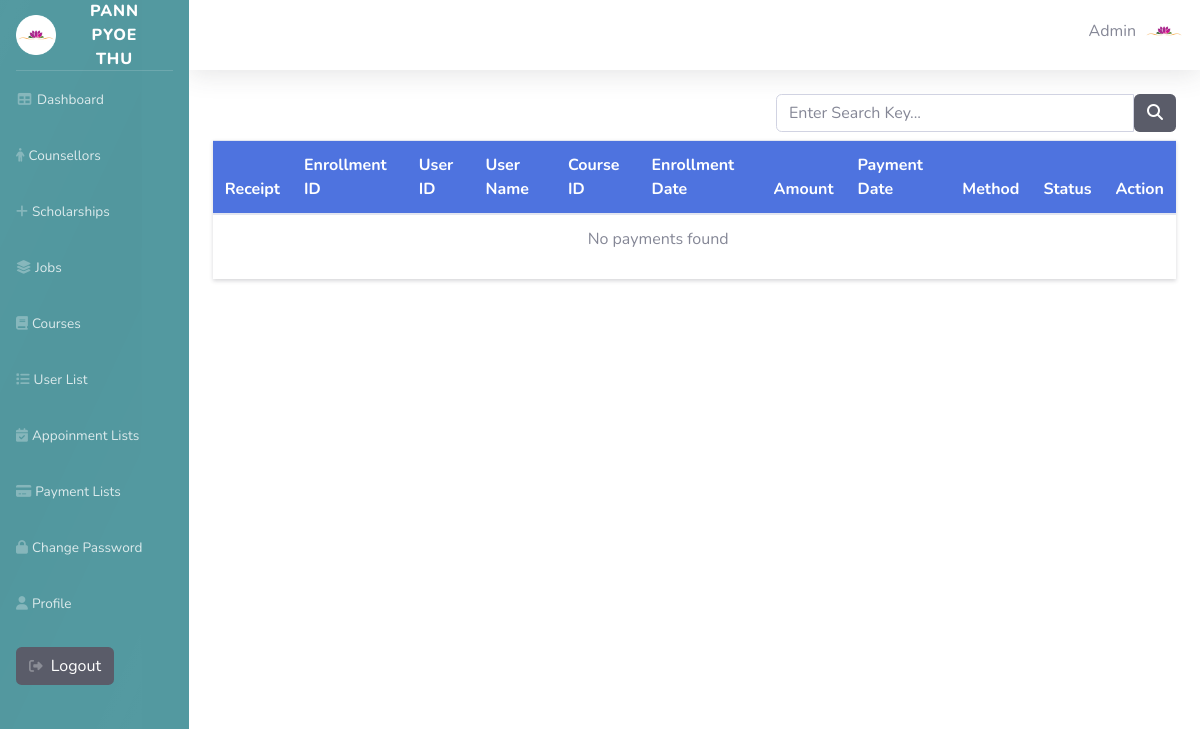
/Admin/Payment/list.php (signed in), run on the app's committed database.
### tables this page shows
CREATE TABLE `user_tbl` (
  `user_id` int(11) NOT NULL,
  `user_name` varchar(50) DEFAULT NULL,
  `email` varchar(30) NOT NULL,
  `password_hash` varchar(100) NOT NULL,
  `role` varchar(15) NOT NULL DEFAULT 'user',
  `phone` varchar(20) DEFAULT NULL,
  `profile_path` varchar(255) DEFAULT NULL
);

### Admin/Payment/list.php (the view, shortened to what this page needs)
<?php
include '../database/db_connection.php';
$limit = 3;
$page  = isset($_GET['page']) ? max(1, (int)$_GET['page']) : 1;
$offset = ($page - 1) * $limit;
$searchKey = $_GET['searchKey'] ?? '';
$like = "%" . $searchKey . "%";
$countSql = "SELECT COUNT(*) as total
             FROM Payment_tbl p
             INNER JOIN Enrollment_tbl e ON p.enrollment_id = e.enrollment_id
             INNER JOIN user_tbl u ON e.user_id = u.user_id
             WHERE p.enrollment_id LIKE ?
               OR p.payment_method LIKE ?
               OR e.user_id LIKE ?
               OR u.user_name LIKE ?";
$countStmt = $conn->prepare($countSql);
$countStmt->bind_param("ssss", $like, $like, $like, $like);
$countStmt->execute();
$countResult = $countStmt->get_result()->fetch_assoc();
$dataSql = "SELECT p.*, e.user_id, e.course_id, e.enrollment_date, u.user_name
            FROM Payment_tbl p
            INNER JOIN Enrollment_tbl e ON p.enrollment_id = e.enrollment_id
            INNER JOIN user_tbl u ON e.user_id = u.user_id
            WHERE p.enrollment_id LIKE ?
               OR p.payment_method LIKE ?
               OR e.user_id LIKE ?
               OR u.user_name LIKE ?
            ORDER BY p.payment_id DESC
            LIMIT ? OFFSET ?";
$dataStmt = $conn->prepare($dataSql);
$dataStmt->bind_param("ssssii", $like, $like, $like, $like, $limit, $offset);
$dataStmt->execute();
$result = $dataStmt->get_result();
?>
<div class="container-fluid">
    <div class="d-flex flex-wrap justify-content-between my-2">
        <div class="ms-auto" style="max-width:400px; flex:1;">
            <form action="" method="get">
                <div class="input-group">
                    <input type="text"
                           name="searchKey"
                           value="<?= htmlspecialchars($_GET['searchKey'] ?? '') ?>"
                           class="form-control"
                           placeholder="Enter Search Key...">
                    <button type="submit" class="btn bg-dark text-white">
                        <i class="fa-solid fa-magnifying-glass"></i>
                    </button>
                </div>
            </form>
        </div>
    </div>
    <div class="row">
        <div class="col">
            <div class="table-responsive shadow-sm">
                <table class="table table-hover align-middle">
                    <thead class="bg-primary text-white">
                        <tr>
                            <th>Receipt</th>
                            <th>Enrollment ID</th>
                            <th>User ID</th>
                            <th>User Name</th>
                            <th>Course ID</th>
                            <th>Enrollment Date</th>
                            <th>Amount</th>
                            <th>Payment Date</th>
                            <th>Method</th>
                            <th>Status</th>
                            <th>Action</th>
                        </tr>
                    </thead>
                    <tbody>
                       <?php if ($result->num_rows > 0): ?>
  <?php while ($row = $result->fetch_assoc()): ?>
                                <tr>
                                    <td>
                                        <?php if ($row['payment_receipt']): ?>
                                           <img src="../../PHP/<?= htmlspecialchars($row['payment_receipt']) ?>"
                                                class="img-thumbnail rounded shadow-sm receipt-img"
                                                style="max-width:60px; height:auto; cursor:pointer;"
                                                alt="receipt"
                                                data-src="../../PHP/<?= htmlspecialchars($row['payment_receipt']) ?>">
                                        <?php else: ?>
                                            <span class="text-muted">No Image</span>
                                        <?php endif; ?>
                                    </td>
                                    <td><?= $row['enrollment_id'] ?></td>
                                    <td><?= $row['user_id'] ?></td>
                                    <td><?= $row['user_name'] ?></td>
                                    <td><?= $row['course_id'] ?></td>
                                    <td><?= $row['enrollment_date'] ?></td>
                                    <td><?= $row['amount'] ?> MMK</td>
                                    <td><?= $row['payment_date'] ?: '<span class="text-muted">N/A</span>' ?></td>
                                    <td><?= $row['payment_method'] ?: '<span class="text-muted">N/A</span>' ?></td>
                                    <td>
                                        <select class="form-select status-change"
                                                data-payment-id="<?= $row['payment_id'] ?>"
                                                data-enrollment-id="<?= $row['enrollment_id'] ?>">
                                            <option value="pending" <?= $row['payment_status'] === 'pending' ? 'selected' : '' ?>>Pending</option>
                                            <option value="confirm" <?= $row['payment_status'] === 'confirm' ? 'selected' : '' ?>>Confirm</option>
                                            <option value="reject" <?= $row['payment_status'] === 'reject' ? 'selected' : '' ?>>Reject</option>
                                        </select>
                                    </td>
                                    <td>
                                        <button type="button" class="btn btn-sm btn-outline-danger delete-btn"
                                            data-payment-id="<?= $row['payment_id'] ?>"
                                            data-enrollment-id="<?= $row['enrollment_id'] ?>">
                                            <i class="fa-solid fa-trash"></i>
                                        </button>
                                    </td>
                                </tr>
                            <?php endwhile; ?>
                        <?php else: ?>
                            <tr>
                            <td colspan="10" class="text-center text-muted">No payments found</td>
                            </tr>
                        <?php endif; ?>
                    </tbody>
                </table>
            </div>
        </div>
    </div>
</div>
<?php
$content = ob_get_clean();
require '../layouts/master.php';
?>

### Admin/layouts/master.php (shortened to what this page needs)
<?php
require '../database/db_connection.php';
$user_id = $_SESSION['user_id'] ?? null;
if ($user_id) {
    $stmt = $conn->prepare("SELECT * FROM user_tbl WHERE user_id = ?");
    $stmt->bind_param("i", $user_id);
    $stmt->execute();
    $result = $stmt->get_result();
    $user = $result->fetch_assoc();
} else {
    $user = null;
}
?>
<!DOCTYPE html>
<html lang="en">
<head>
    <link rel="stylesheet" href="https://cdnjs.cloudflare.com/ajax/libs/font-awesome/6.5.2/css/all.min.css"
 />
    <link href="../css/sb-admin-2.min.css" rel="stylesheet">
</head>
<body id="page-top">
    <div id="wrapper">
        <ul style="background-color: rgb(83, 153, 160);" class="navbar-nav sidebar sidebar-dark accordion" id="accordionSidebar">
            <a class="sidebar-brand d-flex align-items-center justify-content-center" href="index.html">
                <div class="sidebar-brand-icon ">
                     <img src="../../HomePimg/Logo.ico" style="width: 40px" alt="">
                </div>
                <div class="sidebar-brand-text mx-3">Pann Pyoe Thu</div>
            </a>
            <hr class="sidebar-divider my-0">
            <li class="nav-item">
                <a class="nav-link" href="../dashboard/main.php"><i class="fas fa-fw fa-table"></i><span>Dashboard </span></a>
            </li>
            <li class="nav-item">
                <a class="nav-link" href="../Counsellor/list.php"><i class="fa-solid fa-person"></i><span>Counsellors </span></a>
            </li>
            <li class="nav-item">
                <a class="nav-link" href="../Scholarships/list.php"><i class="fa-solid fa-plus"></i></i><span>Scholarships </span></a>
            </li>
            <li class="nav-item">
                <a class="nav-link" href="../Jobs/list.php"><i class="fa-solid fa-layer-group"></i><span>Jobs</span></a>
            </li>
            <li class="nav-item">
                <a class="nav-link" href="../Courses/list.php"><i class="fa-solid fa-book"></i><span>Courses </span></a>
            </li>
            <li class="nav-item">
                <a class="nav-link" href="../Users/userlist.php"><i class="fa-solid fa-list"></i><span>User List</span></a>
            </li>
            <li class="nav-item">
                <a class="nav-link" href="../Appointment_lists/appoinment.php"><i class="fa-solid fa-calendar-check"></i><span>Appoinment Lists </span></a>
            </li>
                      <li class="nav-item">
                <a class="nav-link" href="../Payment/list.php"><i class="fa-solid fa-credit-card"></i><span>Payment Lists </span></a>
            </li>
            <li class="nav-item">
                <a class="nav-link" href="../changepassword/changepassword.php"><i class="fa-solid fa-lock"></i></i></i><span>Change Password </span></a>
            </li>
            <li class="nav-item">
                <a class="nav-link" href="../changepassword/profile.php"><i class="fa-solid fa-user"></i><span>Profile </span></a>
            </li>
            <li class="nav-item">
                <form action="../logout.php" method="post">
                    <span class="nav-link">
                        <button type="submit" class="btn bg-dark text-white"><i
                                class="fa-solid fa-right-from-bracket"></i> Logout</button>
                    </span>
                </form>
            </li>
        </ul>
        <div id="content-wrapper" class="d-flex flex-column">
            <div id="content" style="background-color: white">
                <nav class="navbar navbar-expand navbar-light bg-white topbar mb-4 static-top shadow">
                    <ul class="navbar-nav ml-auto">
                       <?php if (!empty($user) && is_array($user)): ?>
                            <p class="mt-2 mr-2" ><?php echo htmlspecialchars($user['user_name']); ?></p>
                        <?php else: ?>
                            <p class="mt-2 mr-2">Guest</p>
                        <?php endif; ?>
                     <?php if ($user['profile_path']): ?>
                        <img src="../../<?php echo htmlspecialchars($user['profile_path']) ?>" alt="Profile"  style="width:40px; height:40px; object-fit:cover;" class="rounded-circle">
                        <?php else: ?>
                        <img src="../uploads/1000_F_64675209_7ve2XQANuzuHjMZXP3aIYIpsDKEbF5dD.jpg" alt="Profile"  style="width:40px; height:40px; object-fit:cover;" class="rounded-circle">
                        <?php endif; ?>
                    </ul>
                </nav>
                    <?= $content ?>
</body>
</html>

### Admin/layouts/master.php (style rules this page uses)
#accordionSidebar { position: relative; overflow: hidden; -webkit-font-smoothing: antialiased; }
#accordionSidebar::before { content: ""; position: absolute; inset: 0; pointer-events: none; background: linear-gradient(115deg, rgba(255,255,255,0.02) 0%, rgba(255,255,255,0.00) 20%, rgba(0,0,0,0.02) 50%, rgba(255,255,255,0.00) 80%, rgba(255,255,255,0.02) 100%); transform: translateX(-25%); mix-blend-mode: overlay; animation: sidebar-sheen 8s linear infinite; transition: opacity .3s ease; }
#accordionSidebar .nav-link { position: relative; overflow: hidden; transition: transform .18s ease, box-shadow .18s ease, background-color .18s ease; border-radius: 6px; }
#accordionSidebar .nav-link::after { content: ""; position: absolute; left: -10%; top: 0; height: 100%; width: 0%; pointer-events: none; background: linear-gradient(90deg, rgba(255,255,255,0.06) 0%, rgba(255,255,255,0.02) 40%, rgba(255,255,255,0.01) 60%, rgba(255,255,255,0.04) 100%); transition: width .36s cubic-bezier(.2,.9,.2,1), left .36s cubic-bezier(.2,.9,.2,1); mix-blend-mode: screen; }
#accordionSidebar .nav-item i { transition: color .25s ease, text-shadow .25s ease, transform .25s ease; }
.topbar { position: relative; overflow: hidden; }
.topbar::before { content: ""; position: absolute; inset: 0; pointer-events: none; background: linear-gradient(90deg, rgba(0,0,0,0.02), rgba(255,255,255,0.03), rgba(0,0,0,0.02)); transform: translateX(-15%); mix-blend-mode: overlay; animation: topbar-sheen 12s linear infinite; }

### data on the page
user_tbl: user_name "Admin", profile_path (picture)
